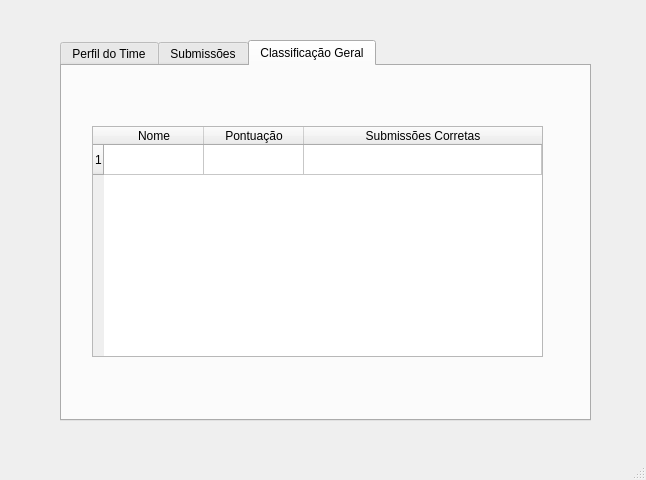
<?xml version="1.0" encoding="UTF-8"?>
<ui version="4.0">
 <class>MainWindow</class>
 <widget class="QMainWindow" name="MainWindow">
  <property name="geometry">
   <rect>
    <x>0</x>
    <y>0</y>
    <width>646</width>
    <height>480</height>
   </rect>
  </property>
  <property name="windowTitle">
   <string>MainWindow</string>
  </property>
  <widget class="QWidget" name="centralwidget">
   <widget class="QTabWidget" name="tabWidget">
    <property name="geometry">
     <rect>
      <x>60</x>
      <y>40</y>
      <width>531</width>
      <height>381</height>
     </rect>
    </property>
    <property name="currentIndex">
     <number>2</number>
    </property>
    <widget class="QWidget" name="tab">
     <attribute name="title">
      <string>Perfil do Time</string>
     </attribute>
     <widget class="QLabel" name="label">
      <property name="geometry">
       <rect>
        <x>50</x>
        <y>70</y>
        <width>91</width>
        <height>21</height>
       </rect>
      </property>
      <property name="text">
       <string>Componentes</string>
      </property>
     </widget>
     <widget class="QLabel" name="label_2">
      <property name="geometry">
       <rect>
        <x>190</x>
        <y>40</y>
        <width>191</width>
        <height>21</height>
       </rect>
      </property>
      <property name="text">
       <string>NO COOFEEE NO LIFE</string>
      </property>
     </widget>
     <widget class="QLabel" name="label_3">
      <property name="geometry">
       <rect>
        <x>60</x>
        <y>270</y>
        <width>71</width>
        <height>21</height>
       </rect>
      </property>
      <property name="text">
       <string>SCORE</string>
      </property>
     </widget>
     <widget class="QTextBrowser" name="textBrowser">
      <property name="geometry">
       <rect>
        <x>110</x>
        <y>270</y>
        <width>131</width>
        <height>21</height>
       </rect>
      </property>
     </widget>
     <widget class="QPushButton" name="pushButton_7">
      <property name="geometry">
       <rect>
        <x>400</x>
        <y>310</y>
        <width>71</width>
        <height>31</height>
       </rect>
      </property>
      <property name="styleSheet">
       <string notr="true">background-color: #e05858;
border-radius: 7px;
padding: 4px;
color: white;</string>
      </property>
      <property name="text">
       <string>Sair</string>
      </property>
     </widget>
     <widget class="QLineEdit" name="lineEdit_5">
      <property name="geometry">
       <rect>
        <x>50</x>
        <y>210</y>
        <width>409</width>
        <height>25</height>
       </rect>
      </property>
     </widget>
     <widget class="QLineEdit" name="lineEdit_1">
      <property name="geometry">
       <rect>
        <x>50</x>
        <y>96</y>
        <width>409</width>
        <height>25</height>
       </rect>
      </property>
     </widget>
     <widget class="QLineEdit" name="lineEdit_3">
      <property name="geometry">
       <rect>
        <x>50</x>
        <y>130</y>
        <width>409</width>
        <height>25</height>
       </rect>
      </property>
     </widget>
     <widget class="QLineEdit" name="lineEdit_4">
      <property name="geometry">
       <rect>
        <x>50</x>
        <y>170</y>
        <width>409</width>
        <height>25</height>
       </rect>
      </property>
     </widget>
    </widget>
    <widget class="QWidget" name="tab_2">
     <attribute name="title">
      <string>Submissões</string>
     </attribute>
     <widget class="QGraphicsView" name="graphicsView">
      <property name="geometry">
       <rect>
        <x>30</x>
        <y>190</y>
        <width>471</width>
        <height>101</height>
       </rect>
      </property>
     </widget>
     <widget class="QWidget" name="verticalLayoutWidget">
      <property name="geometry">
       <rect>
        <x>30</x>
        <y>70</y>
        <width>461</width>
        <height>31</height>
       </rect>
      </property>
      <layout class="QVBoxLayout" name="verticalLayout">
       <item>
        <layout class="QHBoxLayout" name="horizontalLayout">
         <item>
          <widget class="QComboBox" name="comboBox"/>
         </item>
         <item>
          <widget class="QLabel" name="label_6">
           <property name="text">
            <string>&lt;nome do arquivo&gt;</string>
           </property>
          </widget>
         </item>
        </layout>
       </item>
      </layout>
     </widget>
     <widget class="QWidget" name="horizontalLayoutWidget_2">
      <property name="geometry">
       <rect>
        <x>30</x>
        <y>40</y>
        <width>461</width>
        <height>31</height>
       </rect>
      </property>
      <layout class="QHBoxLayout" name="horizontalLayout_3">
       <item>
        <widget class="QLabel" name="label_4">
         <property name="text">
          <string>Questão:</string>
         </property>
        </widget>
       </item>
       <item>
        <widget class="QLabel" name="label_5">
         <property name="text">
          <string>Arquivo:</string>
         </property>
        </widget>
       </item>
      </layout>
     </widget>
     <widget class="QPushButton" name="pushButton">
      <property name="geometry">
       <rect>
        <x>386</x>
        <y>120</y>
        <width>101</width>
        <height>31</height>
       </rect>
      </property>
      <property name="styleSheet">
       <string notr="true">background-color: #4ebf6d;
border-radius: 5px;
padding: 4px;
color: white;</string>
      </property>
      <property name="text">
       <string>Submeter</string>
      </property>
     </widget>
     <widget class="QLabel" name="label_7">
      <property name="geometry">
       <rect>
        <x>30</x>
        <y>160</y>
        <width>161</width>
        <height>17</height>
       </rect>
      </property>
      <property name="text">
       <string>Histórico de Submissão</string>
      </property>
     </widget>
     <widget class="QPushButton" name="pushButton_5">
      <property name="geometry">
       <rect>
        <x>280</x>
        <y>120</y>
        <width>87</width>
        <height>29</height>
       </rect>
      </property>
      <property name="styleSheet">
       <string notr="true">background-color: #a8a894;
border-radius: 7px;
padding: 4px;
color: white;</string>
      </property>
      <property name="text">
       <string>Importar</string>
      </property>
     </widget>
    </widget>
    <widget class="QWidget" name="tab_3">
     <attribute name="title">
      <string>Classificação Geral</string>
     </attribute>
     <widget class="QTableWidget" name="tableWidget_2">
      <property name="geometry">
       <rect>
        <x>30</x>
        <y>60</y>
        <width>451</width>
        <height>231</height>
       </rect>
      </property>
      <attribute name="horizontalHeaderStretchLastSection">
       <bool>true</bool>
      </attribute>
      <attribute name="verticalHeaderCascadingSectionResizes">
       <bool>false</bool>
      </attribute>
      <attribute name="verticalHeaderHighlightSections">
       <bool>true</bool>
      </attribute>
      <row>
       <property name="text">
        <string>1</string>
       </property>
      </row>
      <column>
       <property name="text">
        <string>Nome</string>
       </property>
      </column>
      <column>
       <property name="text">
        <string>Pontuação</string>
       </property>
      </column>
      <column>
       <property name="text">
        <string>Submissões Corretas</string>
       </property>
      </column>
     </widget>
    </widget>
   </widget>
  </widget>
  <widget class="QMenuBar" name="menubar">
   <property name="geometry">
    <rect>
     <x>0</x>
     <y>0</y>
     <width>646</width>
     <height>22</height>
    </rect>
   </property>
  </widget>
  <widget class="QStatusBar" name="statusbar"/>
 </widget>
 <resources/>
 <connections/>
</ui>
